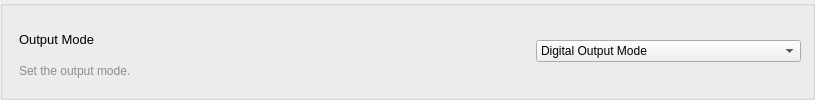
              <widget class="QGroupBox" name="output_mode">
               <property name="minimumSize">
                <size>
                 <width>0</width>
                 <height>50</height>
                </size>
               </property>
               <property name="styleSheet">
                <string notr="true"/>
               </property>
               <property name="title">
                <string/>
               </property>
               <property name="flat">
                <bool>true</bool>
               </property>
               <layout class="QHBoxLayout" name="horizontalLayout">
                <item>
                 <layout class="QVBoxLayout" name="verticalLayout_3">
                  <property name="spacing">
                   <number>0</number>
                  </property>
                  <property name="leftMargin">
                   <number>5</number>
                  </property>
                  <property name="topMargin">
                   <number>6</number>
                  </property>
                  <item>
                   <widget class="QLabel" name="label">
                    <property name="font">
                     <font>
                      <pointsize>10</pointsize>
                     </font>
                    </property>
                    <property name="styleSheet">
                     <string notr="true"/>
                    </property>
                    <property name="text">
                     <string>Output Mode</string>
                    </property>
                   </widget>
                  </item>
                  <item>
                   <widget class="QLabel" name="label_2">
                    <property name="styleSheet">
                     <string notr="true">color:rgb(135, 141, 150)</string>
                    </property>
                    <property name="text">
                     <string>Set the output mode.</string>
                    </property>
                   </widget>
                  </item>
                 </layout>
                </item>
                <item>
                 <spacer name="horizontalSpacer">
                  <property name="orientation">
                   <enum>Qt::Orientation::Horizontal</enum>
                  </property>
                  <property name="sizeHint" stdset="0">
                   <size>
                    <width>399</width>
                    <height>20</height>
                   </size>
                  </property>
                 </spacer>
                </item>
                <item>
                 <widget class="QComboBox" name="output_mode_select">
                  <property name="sizePolicy">
                   <sizepolicy hsizetype="Minimum" vsizetype="Fixed">
                    <horstretch>0</horstretch>
                    <verstretch>0</verstretch>
                   </sizepolicy>
                  </property>
                  <property name="minimumSize">
                   <size>
                    <width>265</width>
                    <height>0</height>
                   </size>
                  </property>
                  <item>
                   <property name="text">
                    <string>Digital Output Mode</string>
                   </property>
                  </item>
                  <item>
                   <property name="text">
                    <string>Analog Output Mode</string>
                   </property>
                  </item>
                 </widget>
                </item>
               </layout>
              </widget>
